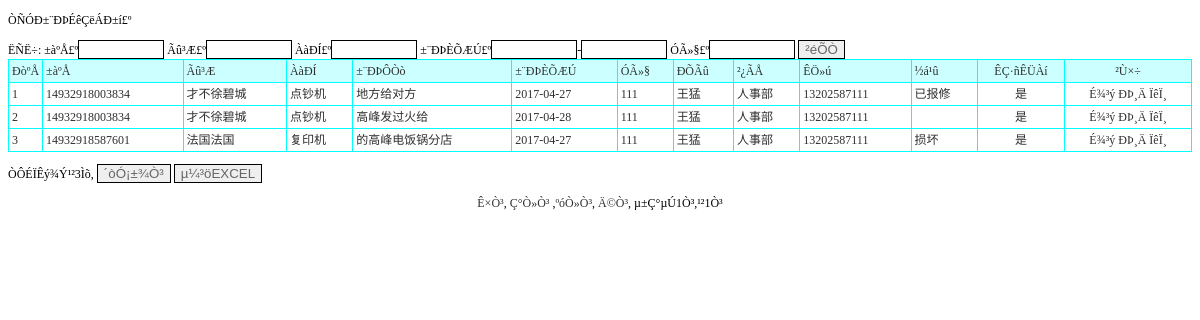
Page /baoxiushenqing_list.php on the committed database.
### tables this page shows
CREATE TABLE `baoxiushenqing` (
  `id` int(11) NOT NULL AUTO_INCREMENT,
  `bianhao` varchar(50) DEFAULT NULL,
  `mingcheng` varchar(50) DEFAULT NULL,
  `leixing` varchar(50) DEFAULT NULL,
  `baoxiuyuanyin` varchar(300) DEFAULT NULL,
  `baoxiuriqi` varchar(50) DEFAULT NULL,
  `yonghu` varchar(50) DEFAULT NULL,
  `xingming` varchar(50) DEFAULT NULL,
  `bumen` varchar(50) DEFAULT NULL,
  `shouji` varchar(50) DEFAULT NULL,
  `jieguo` varchar(50) DEFAULT NULL,
  `shuoming` varchar(500) DEFAULT NULL,
  `issh` varchar(10) DEFAULT '否',
  `addtime` timestamp NOT NULL DEFAULT CURRENT_TIMESTAMP,
  PRIMARY KEY (`id`)
);

### baoxiushenqing_list.php (the view, shortened to what this page needs)
<!DOCTYPE html PUBLIC "-//W3C//DTD XHTML 1.0 Transitional//EN" "http://www.w3.org/TR/xhtml1/DTD/xhtml1-transitional.dtd">
<html xmlns="http://www.w3.org/1999/xhtml">
<head>
<link rel="stylesheet" href="css.css" type="text/css">
</head>
<body>
<p>ÒÑÓÐ±¨ÐÞÉêÇëÁÐ±í£º</p>
<form id="form1" name="form1" method="post" action="">
  ËÑË÷: ±àºÅ£º<input name="bianhao" type="text" id="bianhao" style='border:solid 1px #000000; color:#666666;width:80px' /> Ãû³Æ£º<input name="mingcheng" type="text" id="mingcheng" style='border:solid 1px #000000; color:#666666;width:80px' /> ÀàÐÍ£º<input name="leixing" type="text" id="leixing" style='border:solid 1px #000000; color:#666666;width:80px' /> ±¨ÐÞÈÕÆÚ£º<input name="baoxiuriqi1" type="text" id="baoxiuriqi1"  value='' onclick="WdatePicker({'dateFmt':'yyyy-MM-dd'})"  style='border:solid 1px #000000; color:#666666; width:80px;' />-<input name="baoxiuriqi2" type="text" id="baoxiuriqi2"  value='' onclick="WdatePicker({'dateFmt':'yyyy-MM-dd'})"  style='border:solid 1px #000000; color:#666666; width:80px;' /> ÓÃ»§£º<input name="yonghu" type="text" id="yonghu" style='border:solid 1px #000000; color:#666666;width:80px' />
  <input type="submit" name="Submit" value="²éÕÒ" style='border:solid 1px #000000; color:#666666' />
</form>
<table width="100%" border="1" align="center" cellpadding="3" cellspacing="1" bordercolor="#00FFFF" style="border-collapse:collapse">
  <tr>
    <td width="25" bgcolor="#CCFFFF">ÐòºÅ</td>
    <td bgcolor='#CCFFFF'>±àºÅ</td>
    <td bgcolor='#CCFFFF'>Ãû³Æ</td>
    <td bgcolor='#CCFFFF'>ÀàÐÍ</td>
    <td bgcolor='#CCFFFF'>±¨ÐÞÔ­Òò</td>
    <td bgcolor='#CCFFFF'>±¨ÐÞÈÕÆÚ</td>
    <td bgcolor='#CCFFFF'>ÓÃ»§</td>
    <td bgcolor='#CCFFFF'>ÐÕÃû</td>
    <td bgcolor='#CCFFFF'>²¿ÃÅ</td>
    <td bgcolor='#CCFFFF'>ÊÖ»ú</td>
    <td bgcolor='#CCFFFF'>½á¹û</td>
    <td bgcolor='#CCFFFF' width='80' align='center'>ÊÇ·ñÊÜÀí</td>
    <td width="120" align="center" bgcolor="#CCFFFF">²Ù×÷</td>
  </tr>
  <?php
    $sql="select * from baoxiushenqing where 1=1";
  $sql=$sql." order by id desc";
$query=mysql_query($sql);
  $rowscount=mysql_num_rows($query);
  if($rowscount==0)
  {}
  else
  {
  $pagelarge=10;
  $pagecurrent=$_GET["pagecurrent"];
  if($rowscount%$pagelarge==0)
  {
		$pagecount=$rowscount/$pagelarge;
  }
  else
  {
   		$pagecount=intval($rowscount/$pagelarge)+1;
  }
  if($pagecurrent=="" || $pagecurrent<=0)
{
	$pagecurrent=1;
}
		$ddddd=$pagecurrent*$pagelarge;
	if($pagecurrent==$pagecount)
	{
		if($rowscount%$pagelarge==0)
		{
		$ddddd=$pagecurrent*$pagelarge;
		}
		else
		{
		$ddddd=$pagecurrent*$pagelarge-$pagelarge+$rowscount%$pagelarge;
		}
	}
	for($i=$pagecurrent*$pagelarge-$pagelarge;$i<$ddddd;$i++)
{
  ?>
  <tr>
    <td width="25"><?php echo $i+1;?></td>
    <td><?php echo mysql_result($query,$i,bianhao);?></td>
    <td><?php echo mysql_result($query,$i,mingcheng);?></td>
    <td><?php echo mysql_result($query,$i,leixing);?></td>
    <td><?php echo mysql_result($query,$i,baoxiuyuanyin);?></td>
    <td><?php echo mysql_result($query,$i,baoxiuriqi);?></td>
    <td><?php echo mysql_result($query,$i,yonghu);?></td>
    <td><?php echo mysql_result($query,$i,xingming);?></td>
    <td><?php echo mysql_result($query,$i,bumen);?></td>
    <td><?php echo mysql_result($query,$i,shouji);?></td>
    <td><?php echo mysql_result($query,$i,jieguo);?></td>
     <td width='80' align='center'><?php echo mysql_result($query,$i,"issh")?></td>
    <td width="120" align="center"><a href="del.php?id=<?php echo mysql_result($query,$i,"id");?>&tablename=baoxiushenqing" onclick="return confirm('ÕæµÄÒªÉ¾³ý£¿')">É¾³ý</a> <a href="baoxiushenqing_updt.php?id=<?php echo mysql_result($query,$i,"id");?>">ÐÞ¸Ä</a> <a href="baoxiushenqing_detail.php?id=<?php echo mysql_result($query,$i,"id");?>">ÏêÏ¸</a> </td>
  </tr>
  	<?php
	}
}
?>
</table>
<p>ÒÔÉÏÊý¾Ý¹²<?php echo $rowscount;?>Ìõ,
  <input type="button" name="Submit2" onclick="javascript:window.print();" value="´òÓ¡±¾Ò³" style='border:solid 1px #000000; color:#666666' /> <input type="button" name="Submit3" onclick="javascript:location.href='baoxiushenqing_listxls.php';" value="µ¼³öEXCEL" style='border:solid 1px #000000; color:#666666' />
</p>
<p align="center"><a href="baoxiushenqing_list.php?pagecurrent=1">Ê×Ò³</a>, <a href="baoxiushenqing_list.php?pagecurrent=<?php echo $pagecurrent-1;?>">Ç°Ò»Ò³</a> ,<a href="baoxiushenqing_list.php?pagecurrent=<?php echo $pagecurrent+1;?>">ºóÒ»Ò³</a>, <a href="baoxiushenqing_list.php?pagecurrent=<?php echo $pagecount;?>">Ä©Ò³</a>, µ±Ç°µÚ<?php echo $pagecurrent;?>Ò³,¹²<?php echo $pagecount;?>Ò³ </p>
</body>
</html>

### css.css (style rules this page uses)
A:link { color: #2f2f2f; text-decoration: none; }
td { font-family:"宋体"; font-size: 12px; color: #2f2f2f; line-height: 16px; }

### rows in the picture
baoxiushenqing: bianhao "14932918003834", mingcheng "才不徐碧城", leixing "点钞机", baoxiuyuanyin "地方给对方", baoxiuriqi "2017-04-27", yonghu "111", xingming "王猛", bumen "人事部", shouji "13202587111", jieguo "已报修", issh "是"
baoxiushenqing: bianhao "14932918003834", mingcheng "才不徐碧城", leixing "点钞机", baoxiuyuanyin "高峰发过火给", baoxiuriqi "2017-04-28", yonghu "111", xingming "王猛", bumen "人事部", shouji "13202587111", issh "是"
baoxiushenqing: bianhao "14932918587601", mingcheng "法国法国", leixing "复印机", baoxiuyuanyin "的高峰电饭锅分店", baoxiuriqi "2017-04-27", yonghu "111", xingming "王猛", bumen "人事部", shouji "13202587111", jieguo "损坏", issh "是"

### other values in the picture
$rowscount "3"
$pagecurrent "1"
$pagecount "1"
